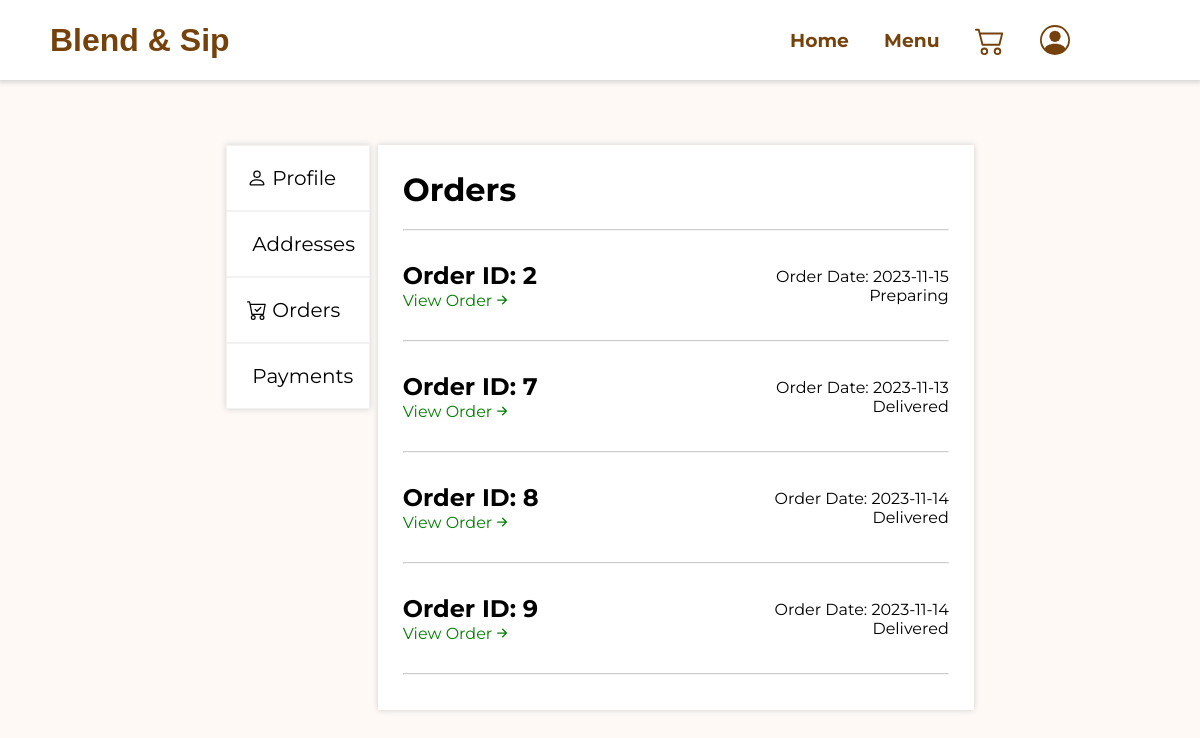
The app's page /mainpage/orders.php (signed in), older data.
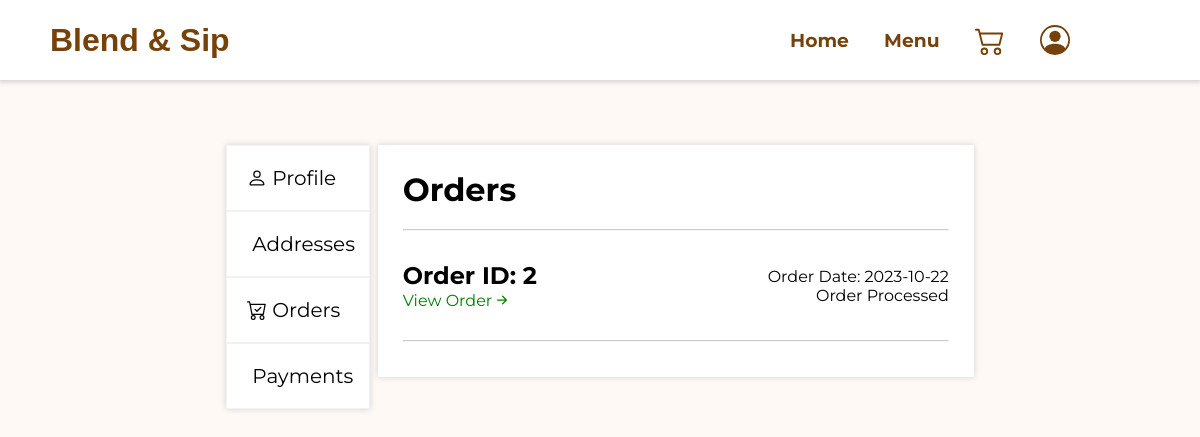
The same page, newer data.
### tables this page shows
CREATE TABLE `orders` (
  `orderID` int(11) NOT NULL AUTO_INCREMENT,
  `orderDate` date NOT NULL,
  `status` varchar(100) NOT NULL,
  `userID` int(11) NOT NULL,
  PRIMARY KEY (`orderID`),
  KEY `userID` (`userID`),
  CONSTRAINT `orders_ibfk_1` FOREIGN KEY (`userID`) REFERENCES `users` (`userID`) ON DELETE CASCADE ON UPDATE CASCADE
);

### mainpage/orders.php (the view, shortened to what this page needs)
<?php
    require('../db_conn.php');
    $id = $_SESSION['id'];
    $getOrdersSQL = "SELECT * FROM orders WHERE userID = '$id'";
    $orders = mysqli_query($conn, $getOrdersSQL);
?>
<!DOCTYPE html>
<html lang="en">
<head>
    <link rel="stylesheet" href="mainpage.css">
</head>
<body>
    <div class="wrapper">
        <?php include('../templates/navbar.php'); ?>
        <div class="orders-container">
            <div class="orders">
                <div class="sidebar-container">
                    <?php include('../templates/sidebar.php'); ?>
                </div>
                <div class="personal-orders-container">
                    <div class="orders-title">
                        <h1>Orders</h1>
                    </div>
                    <hr class="orders-line">
                    <div class="orders-list">
                        <?php foreach($orders as $order): ?>
                        <div>
                            <div class="order">
                                <div class="order-details">
                                    <h2>Order ID: <?php echo $order['orderID'] ?></h2>
                                    <form action="vieworder.php" method="POST">
                                        <button type="submit" name="view-order-button" id="view-order">
                                            View Order
                                            <svg xmlns="http://www.w3.org/2000/svg" class="bi bi-arrow-right-short" viewBox="0 0 16 16">
                                                <path fill-rule="evenodd" d="M4 8a.5.5 0 0 1 .5-.5h5.793L8.146 5.354a.5.5 0 1 1 .708-.708l3 3a.5.5 0 0 1 0 .708l-3 3a.5.5 0 0 1-.708-.708L10.293 8.5H4.5A.5.5 0 0 1 4 8z"/>
                                            </svg>
                                        </button>
                                    </form>
                                </div>
                                <div class="order-status">
                                    <p>Order Date: <?php echo $order['orderDate'] ?></p>
                                    <p><?php echo $order['status'] ?></p>
                                </div>
                            </div>
                            <hr class="orders-line">
                        </div>
                        <?php endforeach; ?>
                    </div>
                </div>
            </div>
        </div>
    </div>
</body>
</html>

### templates/navbar.php (shortened to what this page needs)
<link rel="stylesheet" href="../templates/navbar.css">
<div class="navbar">
    <div class="logo-container">
        <a href="../mainpage/homepage.php">
            <h1 class="navbar-logo">
                Blend & Sip
            </h1>
        </a>
    </div>
    <div class="nav-items">
        <div class="nav-item">
            <h3><a href="../mainpage/homepage.php">Home</a></h3>
        </div>
        <div class="nav-item">
            <h3><a href="../products/burgersfriespage.php">Menu</a></h3>
        </div>
        <div class="nav-item">
            <h3>
                <a href="../mainpage/cart.php">
                </a>
            </h3>
        </div>
        <div class="nav-item">
            <h3>
                <a href="../mainpage/profile.php">
                </a>
            </h3>
        </div>
    </div>
</div>

### templates/sidebar.php (shortened to what this page needs)
<link rel="stylesheet" href="navbar.css">
<div class="sidebar">
    <div class="sidebar-items">
        <a class="sidebar-item" href="../mainpage/profile.php">
            Profile
        </a>
        <a class="sidebar-item" href="../mainpage/address.php">
            Addresses
        </a>
        <a class="sidebar-item" href="../mainpage/orders.php">
            Orders
        </a>
        <a class="sidebar-item" href="../mainpage/payments.php">
            Payments
        </a>
    </div>
</div>

### mainpage/mainpage.css (style rules this page uses)
:root { --primary-color: #76420c; --secondary-color: #AE8A68; --accent-color: #76420c; --bg-color: #fef9f5; --text-color: #080807; --danger-color: #f42929; --monsterrat-font: 'Montserrat', sans-serif; --container-shadow: 0 0 6px 0 #d1d1d1; --roboto-font: 'Roboto', sans-serif; --bs-primary: #0d6efd; }
* { font-family: var(--monsterrat-font); padding: 0; margin: 0; }
.navbar-logo { font-family: 'Merciful Heart', sans-serif; }
body { height: 100vh; }
.wrapper { background-color: var(--bg-color); height: 100%; }
.products-container, .cart-container, .profile-container, .orders-container, .address-container, .payments-container, .view-order-container, .edit-address-container, .product-page-container { padding: 105px 25px 25px 25px; }
.profile-title, .address-title, .orders-title, .payments-title, .view-order-title, .cart-title { margin: 0 0 20px 0; }
.profile-container, .address-container, .orders-container, .payments-container, .view-order-container, .edit-address-container, .cart-container { display: flex; justify-content: center; }
.profile, .address, .orders, .payments, .view-orders, .edit-address { width: 65%; margin-top: 20px; display: flex; gap: 1%; height: 100%; }
.personal-data-container, .personal-address-container, .personal-orders-container, .personal-payments-container, .personal-view-orders-container, .personal-edit-address-container { background-color: white; width: 100%; height: max-content; padding: 25px; margin-top: 20px; box-shadow: var(--container-shadow); }
.address-line, .orders-line, .profile-line, .payments-line, .view-order-line, .edit-address-line, .cart-line { margin: 10px 0; opacity: 0.5; }
.order-details { width: max-content; }
.bi-arrow-right-short { width: 20px; fill: green; aspect-ratio: 1 / 1; }
#view-order { display: flex; align-items: center; color: green; }
.receiver-info, .order, .payment-details, .view-order-details { padding: 20px 0; }
.order { display: flex; justify-content: space-between; }
.order-status { display: flex; flex-direction: column; align-items: end; justify-content: center; }
button[name=view-order-button] { font-size: 1em; background-color: transparent; border: none; cursor: pointer; }

### templates/navbar.css (style rules this page uses)
:root { --primary-color: #76420c; --secondary-color: #AE8A68; --accent-color: #76420c; --bg-color: #fef9f5; --text-color: #080807; --danger-color: #f42929; --monsterrat-font: 'Montserrat', sans-serif; --container-shadow: 0 0 6px 0 #d1d1d1; --roboto-font: 'Roboto', sans-serif; --bs-primary: #0d6efd; }
a { text-decoration: none; color: var(--accent-color); }
.navbar { position: fixed; box-sizing: border-box; display: flex; justify-content: space-between; align-items: center; width: 100%; height: 80px; padding: 25px 50px; background-color: white; z-index: 9999; box-shadow: 0 0 5px 2px #d1d1d1; }
.nav-items { width: 40%; display: flex; justify-content: center; gap: 8%; }
.nav-item, .nav-item a { display: flex; align-items: center; }
.sidebar-container { height: max-content; margin-top: 20px; box-shadow: var(--container-shadow); }
.sidebar { width: 12vw; }
.sidebar-items { display: flex; flex-direction: column; }
.sidebar-item { display: flex; align-items: center; gap: 5%; background-color: white; color: black; padding: 20px 20px; font-size: 20px; border: 1px solid #f2f2f2; transition: 0.3s; }

Row changes from the older to the newer data that the page shows:
removed orders: orderID "7", orderDate "2023-11-13", status "Delivered"
removed orders: orderID "8", orderDate "2023-11-14", status "Delivered"
removed orders: orderID "9", orderDate "2023-11-14", status "Delivered"
changed orders id 2: orderDate "2023-11-15" → "2023-10-22"; status "Preparing" → "Order Processed"
